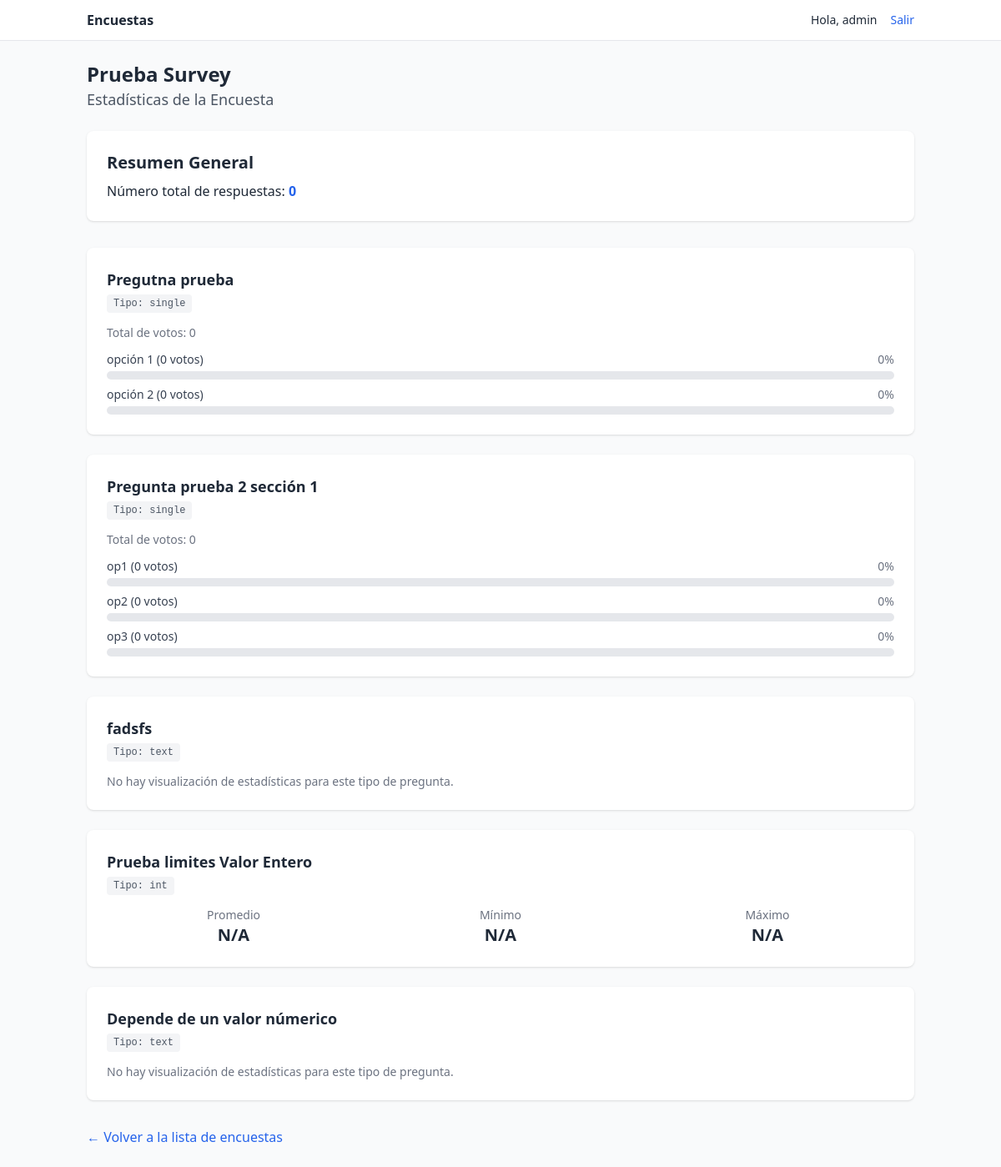
Screenshot of /stats/prueba-survey/ (signed in) with the database file from the repository.
### surveys/models.py (models this page shows, shortened)
class Survey(models.Model):
    name = models.CharField(max_length=200, unique=True)
    description = models.TextField(blank=True)
    code = models.SlugField(max_length=80, unique=True)
    is_active = models.BooleanField(default=True)
    created_at = models.DateTimeField(auto_now_add=True)
    require_token = models.BooleanField(default=False)

class Question(models.Model):
    section = models.ForeignKey(Section, on_delete=models.CASCADE, related_name="questions")
    code = models.SlugField(max_length=80)
    text = models.TextField()
    help_text = models.TextField(blank=True)
    qtype = models.CharField(max_length=10, choices=QuestionType.choices, default=QuestionType.TEXT)
    required = models.BooleanField(default=True)
    order = models.PositiveIntegerField(default=1)
    max_choices = models.PositiveIntegerField(default=0, help_text="0 = sin límite")
    ubicaciones = models.ManyToManyField(Ubicacion, blank=True, related_name="questions")
    single_choice_display = models.CharField(
        max_length=10,
        choices=SingleChoiceDisplayType.choices,
        default=SingleChoiceDisplayType.RADIO,
        help_text="Solo para preguntas de opción única (single)"
    )
    depends_on = models.ForeignKey(
        'self',
        on_delete=models.SET_NULL,
        null=True,
        blank=True,
        related_name='dependent_questions',
        help_text="La pregunta de la que esta depende"
    )
    depends_on_option = models.ForeignKey(
        'surveys.Option',
        on_delete=models.SET_NULL,
        null=True,
        blank=True,
        related_name='triggering_questions',
        help_text="La opción que activa esta pregunta"
    )
    depends_on_value_min = models.DecimalField(max_digits=10, decimal_places=2, null=True, blank=True, help_text="Valor mínimo para activar la pregunta (para respuestas numéricas)")
    depends_on_value_max = models.DecimalField(max_digits=10, decimal_places=2, null=True, blank=True, help_text="Valor máximo para activar la pregunta (para respuestas numéricas)")
    copy_from = models.CharField(max_length=100, blank=True, help_text="Nombre del campo del cual copiar la respuesta (ej. 'identificacion' o 'question_123').")
    copy_text_from = models.BooleanField(default=False, help_text="Si se marca, el texto de la pregunta se copiará del campo seleccionado.")
    min_value = models.IntegerField(null=True, blank=True, help_text="Valor mínimo para preguntas de tipo entero.")
    max_value = models.IntegerField(null=True, blank=True, help_text="Valor máximo para preguntas de tipo entero.")
    class Meta:
        unique_together = ("section", "code")
        ordering = ["section__order", "order"]
        constraints = [
            CheckConstraint(
                check=Q(depends_on_option__isnull=True) | (Q(depends_on_value_min__isnull=True) & Q(depends_on_value_max__isnull=True)),
                name='option_or_value_dependency'
            )
        ]

class Option(models.Model):
    question = models.ForeignKey(Question, on_delete=models.CASCADE, related_name="options")
    code = models.SlugField(max_length=80)
    label = models.CharField(max_length=200)
    order = models.PositiveIntegerField(default=1)
    numeric_value = models.IntegerField(null=True, blank=True,
                                        validators=[MinValueValidator(0), MaxValueValidator(10)])
    class Meta:
        unique_together = ("question", "code")
        ordering = ["order"]

### surveys/views.py (the view, shortened to what this page needs)
# urls.py: path("stats/<slug:survey_code>/", views.survey_stats_view, name="stats"),
@login_required
def survey_stats_view(request, survey_code):
    survey = get_object_or_404(Survey, code=survey_code)
    response_count = ResponseSet.objects.filter(survey=survey).count()
    questions = Question.objects.filter(section__survey=survey).order_by('section__order', 'order')
    stats_data = []
    for q in questions:
        q_stats = {
            'text': q.text,
            'type': q.qtype,
            'data': None
        }
        if q.qtype in [QuestionType.SINGLE, QuestionType.MULTI, QuestionType.LIKERT]:
            options_with_counts = []
            options = q.options.all().annotate(count=Count('selected_in')).order_by('-count')
            total_votes = sum(opt.count for opt in options)
            for option in options:
                percentage = (option.count / total_votes * 100) if total_votes > 0 else 0
                options_with_counts.append({
                    'label': option.label,
                    'count': option.count,
                    'percentage': round(percentage, 2)
                })
            q_stats['data'] = {'options': options_with_counts, 'total_votes': total_votes}
        elif q.qtype in [QuestionType.INTEGER, QuestionType.DECIMAL]:
            agg_field = 'integer_answer' if q.qtype == QuestionType.INTEGER else 'decimal_answer'
            result = Answer.objects.filter(question=q, response__survey=survey).aggregate(
                avg=Avg(agg_field),
                min=Min(agg_field),
                max=Max(agg_field)
            )
            if result['avg'] is not None:
                result['avg'] = round(result['avg'], 2)
            q_stats['data'] = result
        stats_data.append(q_stats)
    context = {
        'survey': survey,
        'response_count': response_count,
        'stats_data': stats_data
    }
    return render(request, 'surveys/survey_stats.html', context)

### surveys/templates/surveys/survey_stats.html (shortened to what this page needs)
{% extends "surveys/base.html" %}
{% block content %}
<div class="mb-6">
  <h1 class="text-2xl font-bold">{{ survey.name }}</h1>
  <p class="text-lg text-gray-600">Estadísticas de la Encuesta</p>
</div>
<div class="bg-white p-6 rounded-lg shadow mb-8">
  <h2 class="text-xl font-semibold">Resumen General</h2>
  <p class="mt-2">Número total de respuestas: <span class="font-bold text-blue-600">{{ response_count }}</span></p>
</div>
<div class="space-y-6">
  {% for question_stat in stats_data %}
    <div class="bg-white p-6 rounded-lg shadow">
      <h3 class="font-semibold text-lg">{{ question_stat.text }}</h3>
      <span class="text-xs font-mono bg-gray-100 text-gray-600 px-2 py-1 rounded">Tipo: {{ question_stat.type }}</span>
      <div class="mt-4">
        {% if question_stat.type == 'single' or question_stat.type == 'multi' or question_stat.type == 'likert' %}
          {% with stats=question_stat.data %}
            <p class="text-sm text-gray-500 mb-3">Total de votos: {{ stats.total_votes }}</p>
            <div class="space-y-2">
              {% for option in stats.options %}
                <div>
                  <div class="flex justify-between mb-1">
                    <span class="text-sm font-medium text-gray-700">{{ option.label }} ({{ option.count }} votos)</span>
                    <span class="text-sm font-medium text-gray-500">{{ option.percentage }}%</span>
                  </div>
                  <div class="w-full bg-gray-200 rounded-full h-2.5">
                  </div>
                </div>
              {% empty %}
                <p class="text-sm text-gray-500">Aún no hay respuestas para esta pregunta.</p>
              {% endfor %}
            </div>
          {% endwith %}
        {% elif question_stat.type == 'int' or question_stat.type == 'dec' %}
          {% with stats=question_stat.data %}
            <div class="grid grid-cols-3 gap-4 text-center">
              <div>
                <p class="text-sm text-gray-500">Promedio</p>
                <p class="text-xl font-bold">{{ stats.avg|default:"N/A" }}</p>
              </div>
              <div>
                <p class="text-sm text-gray-500">Mínimo</p>
                <p class="text-xl font-bold">{{ stats.min|default:"N/A" }}</p>
              </div>
              <div>
                <p class="text-sm text-gray-500">Máximo</p>
                <p class="text-xl font-bold">{{ stats.max|default:"N/A" }}</p>
              </div>
            </div>
          {% endwith %}
        {% else %}
          <p class="text-sm text-gray-500">No hay visualización de estadísticas para este tipo de pregunta.</p>
        {% endif %}
      </div>
    </div>
  {% endfor %}
</div>
<div class="mt-8">
    <a href="{% url 'surveys:list' %}" class="text-blue-600 hover:underline">&larr; Volver a la lista de encuestas</a>
</div>
{% endblock %}

### surveys/templates/surveys/base.html (shortened to what this page needs)
{% load static %}
<!doctype html>
<html lang="es">
<head>
  <script src="https://cdn.tailwindcss.com"></script>
</head>
<body class="bg-gray-50 text-gray-800">
  <nav class="bg-white border-b sticky top-0 z-10">
    <div class="max-w-5xl mx-auto px-4 py-3 flex items-center justify-between">
      <a href="{% url 'surveys:list' %}" class="flex items-center gap-2 font-semibold">
        Encuestas
      </a>
      <div class="flex items-center gap-4">
        {% if user.is_authenticated %}
          <span class="text-sm">Hola, {{ user.username }}</span>
          <a class="text-sm text-blue-600" href="{% url 'logout' %}">Salir</a>
        {% elif not public %}
          <a class="text-sm text-blue-600" href="{% url 'login' %}">Ingresar</a>
          <a class="text-sm text-blue-600" href="{% url 'signup' %}">Crear cuenta</a>
        {% endif %}
      </div>
    </div>
  </nav>
  <main class="max-w-5xl mx-auto px-4 py-6">
    {% block content %}{% endblock %}
  </main>
</body>
</html>

### rows the page displays
Survey: name "Prueba Survey"
Question: text "Pregutna prueba", type "single"
Option: label "opción 1"
Option: label "opción 2"
Question: text "Pregunta prueba 2 sección 1", type "single"
Option: label "op1"
Option: label "op2"
Option: label "op3"
Question: text "fadsfs", type "text"
Question: text "Prueba limites Valor Entero", type "int"
Question: text "Depende de un valor númerico", type "text"

### other values shown
{{ user.username }} "admin"
{{ response_count }} "0"
{{ stats.total_votes }} "0" "0"
{{ option.count }} "0" "0" "0" "0" "0"
{{ option.percentage }} "0" "0" "0" "0" "0"
{{ stats.avg|default:"N/A" }} "N/A"
{{ stats.min|default:"N/A" }} "N/A"
{{ stats.max|default:"N/A" }} "N/A"
